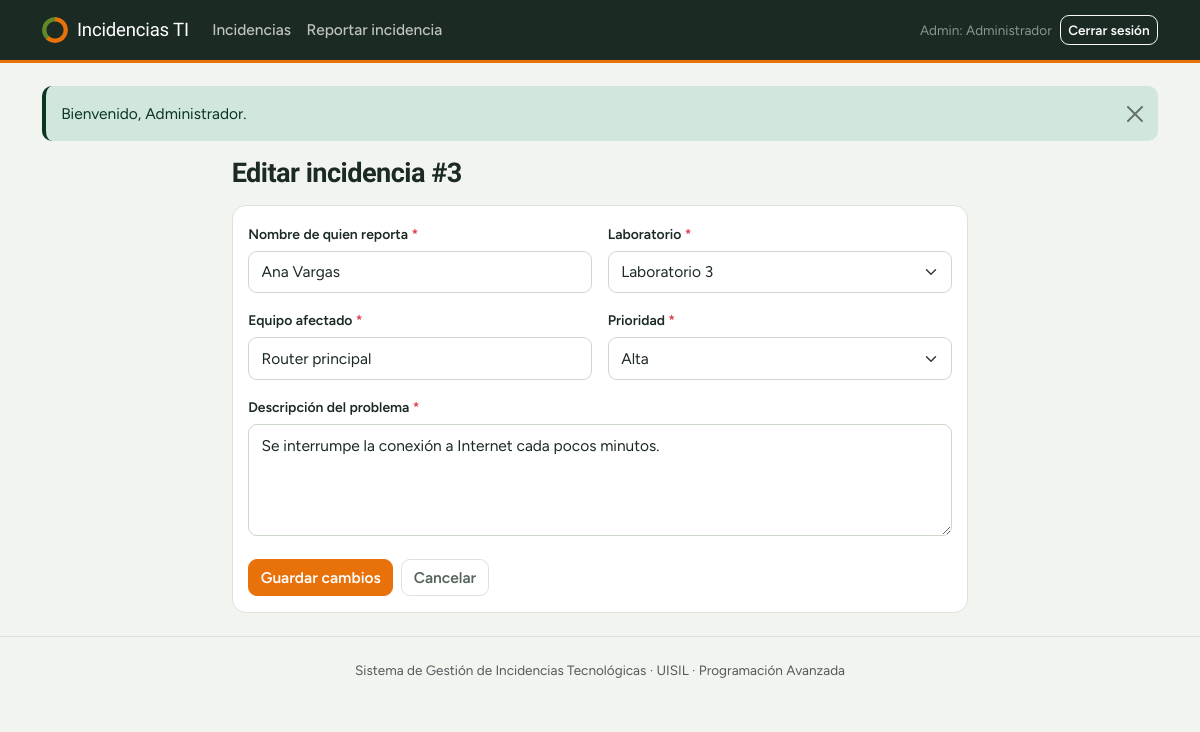
The page /editar.php?id=3 (signed in) on the database its author committed.
### tables this page shows
CREATE TABLE IF NOT EXISTS incidencias (
  id                  INT UNSIGNED NOT NULL AUTO_INCREMENT,
  reportante          VARCHAR(100) NOT NULL,    
  laboratorio         VARCHAR(50)  NOT NULL,
  equipo              VARCHAR(100) NOT NULL,    
  descripcion         TEXT         NOT NULL,
  prioridad           ENUM('Baja','Media','Alta') NOT NULL DEFAULT 'Media',
  estado              ENUM('Pendiente','En proceso','Resuelta') NOT NULL DEFAULT 'Pendiente',
  fecha_registro      DATETIME     NOT NULL DEFAULT CURRENT_TIMESTAMP,    
  fecha_actualizacion DATETIME     NOT NULL DEFAULT CURRENT_TIMESTAMP ON UPDATE CURRENT_TIMESTAMP,    
  PRIMARY KEY (id),
   
  KEY idx_incidencias_laboratorio (laboratorio),
  KEY idx_incidencias_estado (estado),
  KEY idx_incidencias_prioridad (prioridad)
);

### includes/funciones.php (called while the page is built, shortened)
<?php
function e($valor): string
{
    return htmlspecialchars((string)$valor, ENT_QUOTES, 'UTF-8');
}

### includes/form_incidencia.php (the view, shortened to what this page needs)
<form method="post" action="<?= e($accion) ?>" novalidate class="needs-validation">
    <div class="row g-3">
        <div class="col-md-6">
            <label for="reportante" class="form-label">Nombre de quien reporta <span class="text-danger">*</span></label>
            <input type="text" class="form-control" id="reportante" name="reportante" maxlength="100"
                   value="<?= e($datos['reportante']) ?>" required>
        </div>
        <div class="col-md-6">
            <label for="laboratorio" class="form-label">Laboratorio <span class="text-danger">*</span></label>
            <select class="form-select" id="laboratorio" name="laboratorio" required>
                <?php foreach (LABORATORIOS as $lab): ?>
                    <option value="<?= e($lab) ?>" <?= $datos['laboratorio'] === $lab ? 'selected' : '' ?>><?= e($lab) ?></option>
                <?php endforeach; ?>
            </select>
        </div>
        <div class="col-md-6">
            <label for="equipo" class="form-label">Equipo afectado <span class="text-danger">*</span></label>
            <input type="text" class="form-control" id="equipo" name="equipo" maxlength="100"
                   placeholder="Ej: PC-05, proyector, teclado, router..."
                   value="<?= e($datos['equipo']) ?>" required>
        </div>
        <div class="col-md-6">
            <label for="prioridad" class="form-label">Prioridad <span class="text-danger">*</span></label>
            <select class="form-select" id="prioridad" name="prioridad" required>
                <?php foreach (PRIORIDADES as $p): ?>
                    <option value="<?= e($p) ?>" <?= $datos['prioridad'] === $p ? 'selected' : '' ?>><?= e($p) ?></option>
                <?php endforeach; ?>
            </select>
        </div>
        <div class="col-12">
            <label for="descripcion" class="form-label">Descripción del problema <span class="text-danger">*</span></label>
            <textarea class="form-control" id="descripcion" name="descripcion" rows="4" required><?= e($datos['descripcion']) ?></textarea>
        </div>
    </div>
    <div class="mt-4 d-flex gap-2">
        <button type="submit" class="btn btn-primary"><?= e($textoBoton) ?></button>
        <a href="index.php" class="btn btn-outline-secondary">Cancelar</a>
    </div>
</form>

### assets/css/estilos.css (style rules this page uses)
:root { --ink: #1b2a22; --ink-soft: #55655b; --line: #dde3da; --paper: #f2f4ef; --surface: #ffffff; --orange: #e8710a; --orange-dark: #c25d05; --orange-tint: #fdeedd; --green: #5f8a26; --green-dark: #48691b; --prio-alta: #c9392c; --prio-media: #e3a008; --prio-baja: #9aa5a0; --font-display: 'Bricolage Grotesque', 'Segoe UI', system-ui, sans-serif; --font-body: 'Figtree', 'Segoe UI', system-ui, sans-serif; --bs-body-font-family: var(--font-body); --bs-body-color: var(--ink); --bs-body-bg: var(--paper); --bs-link-color: var(--orange-dark); --bs-link-hover-color: var(--orange); }
html { font-size: 15.5px; }
body { background: var(--paper); color: var(--ink); font-family: var(--font-body); line-height: 1.55; }
a { text-underline-offset: 3px; }
.btn { font-weight: 600; border-radius: 9px; transition: background-color .15s, border-color .15s, color .15s; }
.btn-primary { --bs-btn-bg: var(--orange); --bs-btn-border-color: var(--orange); --bs-btn-hover-bg: var(--orange-dark); --bs-btn-hover-border-color: var(--orange-dark); --bs-btn-active-bg: #a84f04; --bs-btn-active-border-color: #a84f04; --bs-btn-disabled-bg: var(--orange); --bs-btn-disabled-border-color: var(--orange); }
.btn-outline-secondary { --bs-btn-color: var(--ink-soft); --bs-btn-border-color: var(--line); --bs-btn-hover-bg: var(--ink); --bs-btn-hover-border-color: var(--ink); }
.form-label { font-weight: 600; font-size: .9rem; color: var(--ink); margin-bottom: .35rem; }
.form-control, .form-select { border-radius: 9px; border-color: #cfd8cc; background-color: #fff; padding: .55rem .8rem; }
.form-control::placeholder { color: #98a59d; }

### rows shown on the page
incidencias: reportante "Ana Vargas", equipo "Router principal", descripcion "Se interrumpe la conexión a Internet cada pocos minutos."

### other values the page prints
$_SESSION['usuario_nombre'] "Administrador"
$flash['mensaje'] "Bienvenido, Administrador."
$id "3"
$textoBoton "Guardar cambios"
form field laboratorio "Laboratorio 3"
form field prioridad "Alta"
